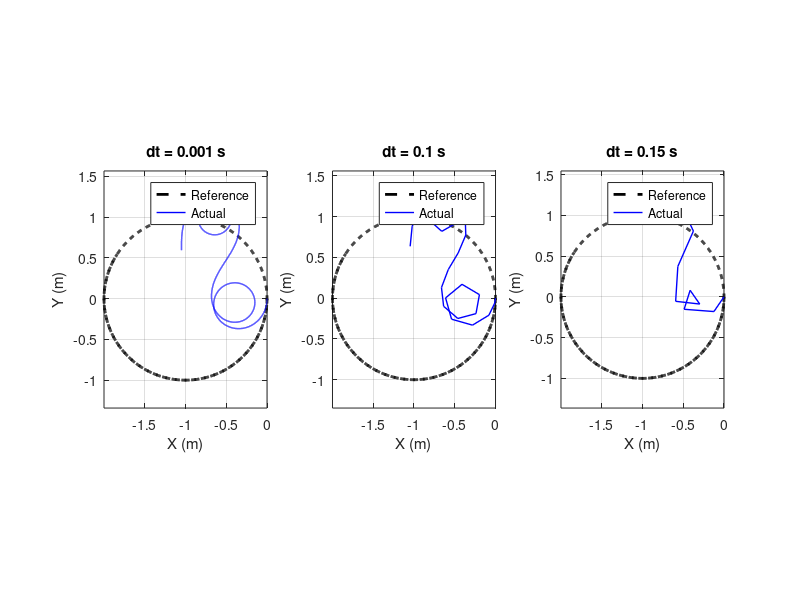

The MATLAB script that drew this image: (Note: this script raises an error after producing the figure.)
% plot_curvilinear.m
% 논문 Fig.14-16 재현: 원형 궤적 추종 결과

clear; clc; close all;
addpath('results');
addpath('core');

R        = 0.2;
v_d      = 0.5;
e_target = 1.0;
Omega    = -v_d / e_target;

%% 목표 원형 궤적
t_ref   = linspace(0, 20, 2000);
phi_ref = Omega * t_ref;
x_ref   = cumtrapz(t_ref, v_d * sin(phi_ref));
y_ref   = cumtrapz(t_ref, -v_d * cos(phi_ref));

%% 결과 로드
load('results/results_curv_PD.mat');

%% 플롯
figure('Name', 'Fig.14-16 Circular Trajectory PD', ...
       'Position', [100, 100, 1100, 400]);

titles = {'dt = 0.001 s', 'dt = 0.1 s', 'dt = 0.15 s'};

for i = 1:3
    res  = results_curv_PD(i);
    tout = res.tout;

    dtheta = res.dq(:,1);
    phi    = res.q(:,3);

    % 구르기 조건으로 x, y 적분
    dx = R * dtheta .* sin(phi);
    dy = -R * dtheta .* cos(phi);

    x = cumtrapz(tout, dx);
    y = cumtrapz(tout, dy);

    subplot(1, 3, i);
    plot(x_ref, y_ref, 'k--', 'LineWidth', 2, 'DisplayName', 'Reference'); hold on;
    plot(x, y,         'b-',  'LineWidth', 1, 'DisplayName', 'Actual');
    xlabel('X (m)'); ylabel('Y (m)');
    title(titles{i});
    legend('Location', 'best'); grid on;
    axis equal;
end

sgtitle('Circular Trajectory Tracking - PD Controller');
